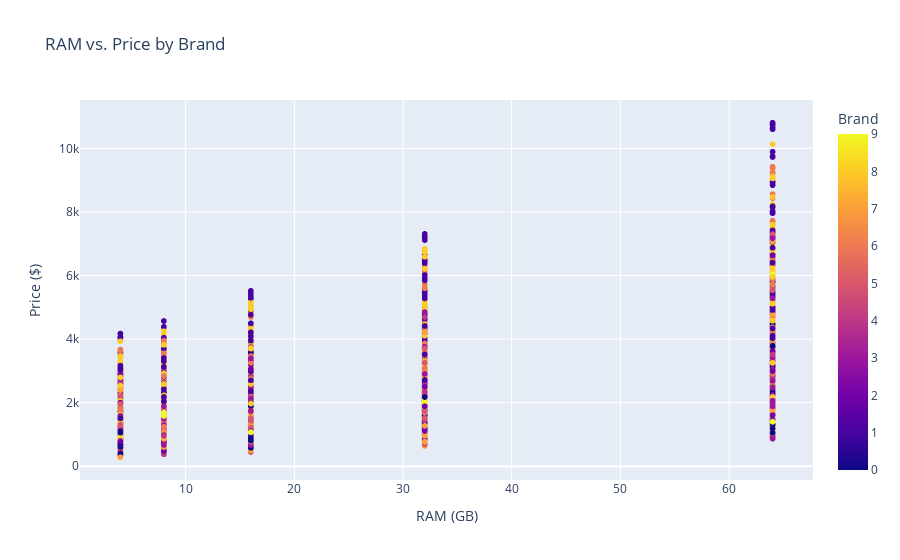

Write notebook code for a chart like this one.
### Markdown cell above
```Exploratory Data Analysis (EDA)```

### Code cell
import matplotlib.pyplot as plt
import seaborn as sns
import plotly.express as px

print(df.describe())

plt.figure(figsize=(8,6))
sns.histplot(df['Price ($)'], kde=True, bins=30)
plt.title('Distribution of Laptop Prices')
plt.xlabel('Price')
plt.ylabel('Frequency')
plt.show()

# plt.figure(figsize=(8,6))
# sns.boxplot(x=df['RAM (GB)'])
# plt.title('Boxplot of RAM')
# plt.xlabel('RAM (GB)')
# plt.show()

import matplotlib.pyplot as plt
import seaborn as sns

# List of categorical features to analyze
categorical_features = ['Brand', 'Processor', 'GPU', 'Operating System']

plt.figure(figsize=(15, 12))
for i, feature in enumerate(categorical_features):
    plt.subplot(2, 2, i+1)
    sns.boxplot(x=feature, y='Price ($)', data=df)
    plt.xticks(rotation=45)
    plt.title(f'Price by {feature}')
plt.tight_layout()
plt.show()


# plt.figure(figsize=(8,6))
# sns.scatterplot(x=df['RAM (GB)'], y=df['Price ($)'])
# plt.title('RAM vs. Price')
# plt.xlabel('RAM (GB)')
# plt.ylabel('Price')
# plt.show()

import math

df['Price ($)'] = df['Price ($)'].replace({'\$': '', ',': ''}, regex=True)
df['Price ($)'] = pd.to_numeric(df['Price ($)'], errors='coerce')

# Ensure numerical features are numeric
numerical_features = ['RAM (GB)', 'Storage', 'Screen Size (inch)', 'Battery Life (hours)', 'Weight (kg)']
if 'Width' in df.columns and 'Height' in df.columns:
    numerical_features += ['Width', 'Height']

for feature in numerical_features:
    df[feature] = pd.to_numeric(df[feature], errors='coerce')

# Determine grid size dynamically
n_features = len(numerical_features)
ncols = 2
nrows = math.ceil(n_features / ncols)

fig, axs = plt.subplots(nrows, ncols, figsize=(15, 5 * nrows))

# Flatten axs for easier indexing if it's a 2D array
axs = axs.flatten()

# Create scatter plots with regression lines for each numerical feature vs Price
for i, feature in enumerate(numerical_features):
    sns.regplot(x=feature, y='Price ($)', data=df, scatter_kws={'alpha':0.5}, ax=axs[i])
    axs[i].set_title(f'{feature} vs Price')

# Remove any unused subplots
for j in range(i + 1, len(axs)):
    fig.delaxes(axs[j])

plt.tight_layout()
plt.show()

fig = px.scatter(df, x='RAM (GB)', y='Price ($)', color='Brand', 
                 title='RAM vs. Price by Brand',
                 labels={'Ram':'RAM (GB)', 'Price':'Price ($)'})
fig.show()

### Figure 1 — Plotly figure (JSON) as saved in the notebook; plotly's stock layout.template omitted (floating-point values rounded to 4 significant figures; data arrays with more than 128 entries replaced by an {"elided": "..."} marker saying what was removed)
{"data": [{"hovertemplate": "RAM (GB)=%{x}<br>Price ($)=%{y}<br>Brand=%{marker.color}<extra></extra>", "legendgroup": "", "marker": {"color": {"elided": "11768 int values"}, "coloraxis": "coloraxis", "symbol": "circle"}, "mode": "markers", "name": "", "showlegend": false, "type": "scattergl", "x": {"elided": "11768 int values"}, "xaxis": "x", "y": {"elided": "11768 float values"}, "yaxis": "y"}], "layout": {"coloraxis": {"colorbar": {"title": {"text": "Brand"}}, "colorscale": [[0, "#0d0887"], [0.1111, "#46039f"], [0.2222, "#7201a8"], [0.3333, "#9c179e"], [0.4444, "#bd3786"], [0.5556, "#d8576b"], [0.6667, "#ed7953"], [0.7778, "#fb9f3a"], [0.8889, "#fdca26"], [1, "#f0f921"]]}, "legend": {"tracegroupgap": 0}, "title": {"text": "RAM vs. Price by Brand"}, "xaxis": {"anchor": "y", "domain": [0, 1], "title": {"text": "RAM (GB)"}}, "yaxis": {"anchor": "x", "domain": [0, 1], "title": {"text": "Price ($)"}}}}
